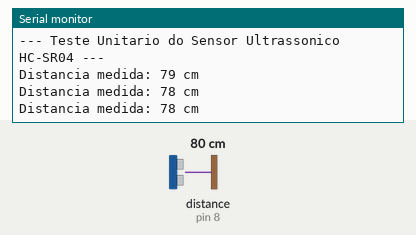
Simulated run of this sketch. Board: Arduino Uno, built with avr-gcc and run on an emulated ATmega328P. On the bench: the last lines printed to the serial monitor. Wiring (inferred from the names in the program): ultrasonic range finder: trigger pin 9; echo pin 8. Inputs (shaded band) come from the test bench; at power-on: distance to the obstacle (sensor on pin 8) 80 cm. The echo pulse lasts 58.3 µs per cm.

Above: at 1.3 s.
1.4 s: distance to the obstacle (sensor on pin 8) set to 2 cm
At 1.9 s:
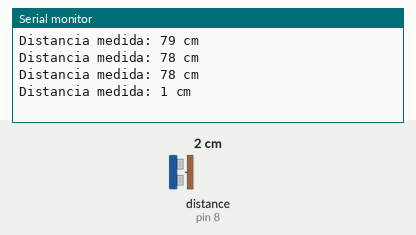
2.9 s: distance to the obstacle (sensor on pin 8) set to 4 cm
At 3.4 s:
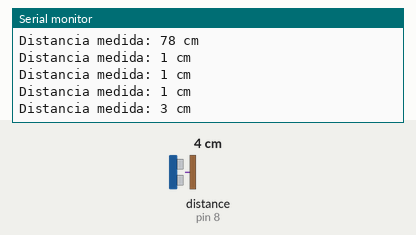
Timing chart, 0 to 5.9 s (numbered marks = the images above; inputs shaded):
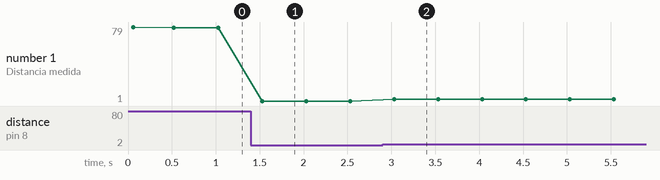

The sketch:

teste_ultrassonico.ino
```cpp
const int trigPin = 9;
const int echoPin = 8;

void setup() {
  Serial.begin(9600);
  Serial.println("--- Teste Unitario do Sensor Ultrassonico HC-SR04 ---");
  pinMode(trigPin, OUTPUT);
  pinMode(echoPin, INPUT);
}

void loop() {
  long duracao, distancia;

  // Limpa o trigPin
  digitalWrite(trigPin, LOW);
  delayMicroseconds(2);

  // Ativa o trigPin por 10 microssegundos
  digitalWrite(trigPin, HIGH);
  delayMicroseconds(10);
  digitalWrite(trigPin, LOW);

  // Le o echoPin, retorna o tempo de viagem da onda em microssegundos
  duracao = pulseIn(echoPin, HIGH, 30000); // timeout de 30ms (~5 metros max)

  // Calcula a distancia
  distancia = duracao * 0.034 / 2;

  if (duracao == 0) {
    Serial.println("Sem leitura/Fora de alcance. Verifique a conexao do HC-SR04 (Trig=9, Echo=8).");
  } else {
    Serial.print("Distancia medida: ");
    Serial.print(distancia);
    Serial.println(" cm");
  }

  delay(500);
}
```

Measured:
- after the input at 1.4 s, the serial monitor: prints a new line after 0.13 s (image 1)
- after the input at 2.9 s, the serial monitor: prints a new line after 0.13 s (image 2)
- plotted number 1: 78 → 1 after the input at 1.4 s, 1 → 3 after the input at 2.9 s
